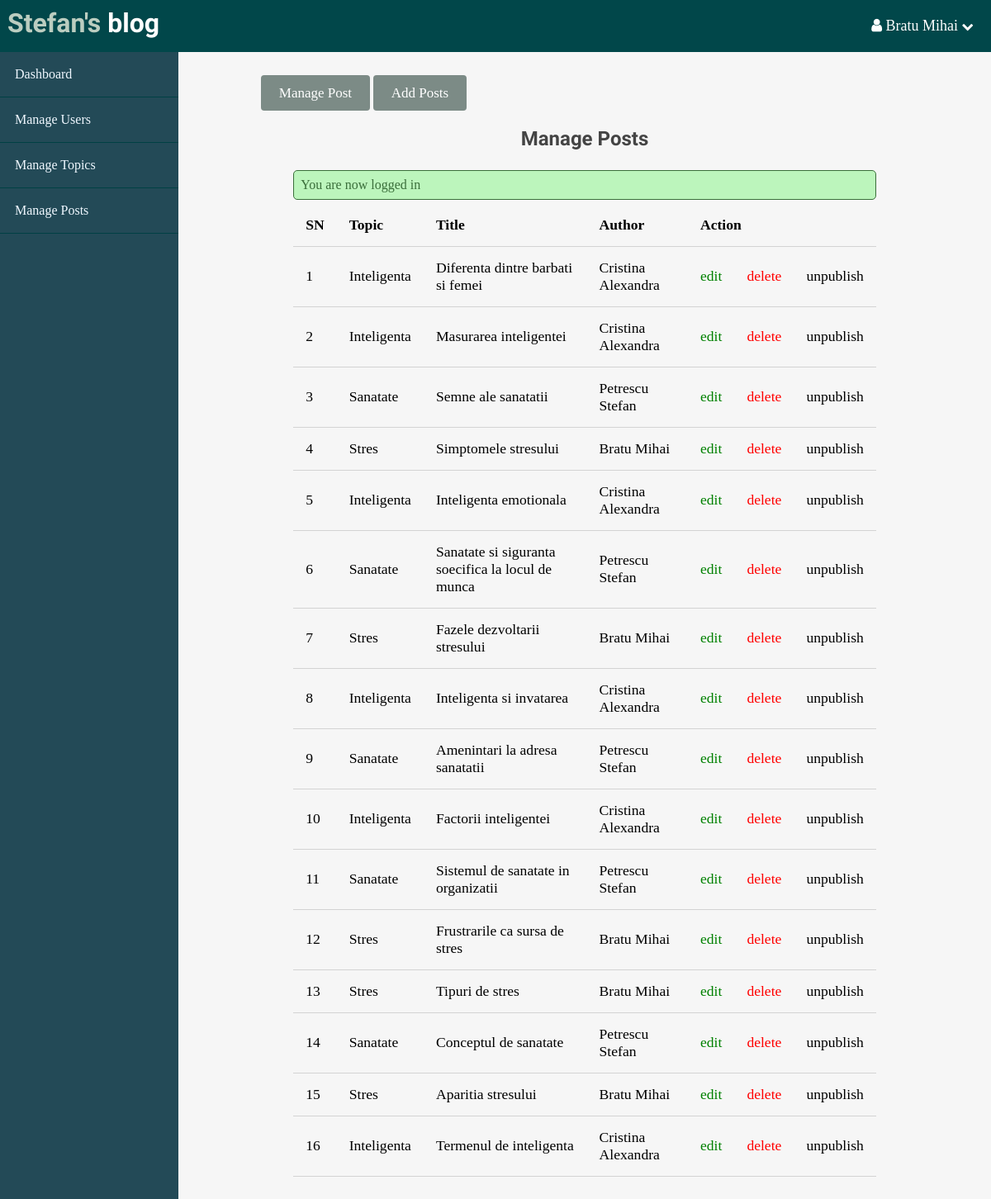
The page /admin/posts/index.php (signed in) on the database its author committed.
### tables this page shows
CREATE TABLE `posts` (
  `id` int(11) NOT NULL,
  `title` varchar(255) DEFAULT NULL,
  `body` text DEFAULT NULL,
  `image` varchar(255) DEFAULT NULL,
  `publish` tinyint(1) DEFAULT 1,
  `user_id` int(11) NOT NULL,
  `topic_id` int(11) NOT NULL,
  `created_at` timestamp NOT NULL DEFAULT current_timestamp()
);

CREATE TABLE `topics` (
  `id` int(11) NOT NULL,
  `name` varchar(255) DEFAULT NULL,
  `description` text DEFAULT NULL,
  `user_id` int(11) NOT NULL,
  `created_at` timestamp NOT NULL DEFAULT current_timestamp()
);

CREATE TABLE `users` (
  `id` int(11) NOT NULL,
  `name` varchar(255) DEFAULT NULL,
  `admin` tinyint(1) DEFAULT 1,
  `username` varchar(255) DEFAULT NULL,
  `email` varchar(255) DEFAULT NULL,
  `password` varchar(255) DEFAULT NULL,
  `created_at` timestamp NOT NULL DEFAULT current_timestamp()
);

### app/controllers/posts.php (called while the page is built, shortened)
<?php
    include(ROOT_PATH . '/app/database/db.php');
	$table = 'posts';
	$tablePosts = selectAll($table);
    $orderPost = orderTab($table,'created_at');

### app/database/db.php (called while the page is built, shortened)
<?php
    require('connect.php');
function executeQUERY($sql, $date) {
    global $conn;
    $stmt = $conn->prepare($sql);
    $values = array_values($date);
    $types = str_repeat('s', count($values));
    $stmt->bind_param($types, ...$values);
    $stmt->execute();
    return $stmt;
}
function selectAll($table, $conditions = []) {
    global $conn;
    $sql = "SELECT * FROM $table";
    if(empty($conditions)) {
        $stmt = $conn->prepare($sql);
        $stmt->execute();
        $records = $stmt->get_result()->fetch_all(MYSQLI_ASSOC);
        return $records;
    }
}
function selectOne($table, $conditions) {
    $sql = "SELECT * FROM $table";
    $i = 0;
    foreach($conditions as $key => $value) {
        if($i === 0) {
            $sql = $sql . " WHERE $key=?";
        } else {
            $sql = $sql . " AND $key=?";
        }
        $i++;
    }
    $sql = $sql . " LIMIT 1";
    $stmt = executeQUERY($sql, $conditions);
    $records = $stmt->get_result()->fetch_assoc();
    return $records;
}
function orderTab($table, $column) {
    global $conn;
    $sql = "SELECT * FROM $table ORDER BY $column DESC";
    $stmt = $conn->prepare($sql);
    $stmt->execute();
    $records = $stmt->get_result()->fetch_all(MYSQLI_ASSOC);
    return $records;
}

### admin/posts/index.php (the view, shortened to what this page needs)
<?php include(ROOT_PATH . '/app/controllers/posts.php'); ?>
<!DOCTYPE html>
<html>
<head>
    <link rel="stylesheet" href="../../assets/css/single.css">
    <link rel="stylesheet" href="../../assets/css/admin.css">
    <link href="https://stackpath.bootstrapcdn.com/font-awesome/4.7.0/css/font-awesome.min.css" rel="stylesheet">
</head>
<body>
        <?php include(ROOT_PATH . "/app/includes/adminHeader.php"); ?>
    <div id="admin-main">
            <?php include(ROOT_PATH . '/app/includes/adminSlidebar.php'); ?>
        <div class="admin-content">
            <div class="button-group">
                <a href="index.php" class="btn btn-big">Manage Post</a>
                <a href="create.php" class="btn btn-big">Add Posts</a>
            </div>
            <div class="content">
                <h2 class="page-title">Manage Posts</h2>
                <?php include(ROOT_PATH . "/app/includes/messager.php"); ?>
                <table>
                    <thead>
                        <th>SN</th>
                        <th>Topic</th>
                        <th>Title</th>
                        <th>Author</th>
                        <th colspan="3">Action</th>
                    </thead>
                    <tbody>
						<?php foreach($tablePosts as $key => $post): ?>
                            <?php $tabUser = selectOne('users', ['id' => $post['user_id']]); ?>
                            <?php $tabTopic = selectOne('topics', ['id' => $post['topic_id']]); ?>
							<tr>
								<td> <?php echo $key + 1; ?> </td>
								<td> <?php echo $tabTopic['name']?> </td>
								<td> <?php echo $post['title']?> </td>
								<td> <?php echo $tabUser['name']; ?> </td>
								<td><a href="edit.php?id=<?php echo $post['id']; ?>" class="edit">edit</a></td>
								<td><a href="edit.php?deleted-post=<?php echo $post['id'];?>" class="delete">delete</a></td>
                                <?php if ($post['publish']): ?>
                                    <td><a href="index.php?publish=0&p_id=<?php echo $post['id'] ?>" class="unpublish">unpublish</a></td>
                                <?php else: ?>
                                    <td><a href="index.php?publish=1&p_id=<?php echo $post['id'] ?>" class="publish">publish</a></td>
                                <?php endif; ?>
							</tr>
						<?php endforeach; ?>
                    </tbody>
                </table>
            </div>
        </div>
    </div>
</body>
</html>

### app/includes/adminHeader.php (shortened to what this page needs)
<header id="admin-header">
    <div class="logo">
        <a href="<?php echo BASE_URL . '/index.php'; ?>"><h1 class="logo-text"><span>Stefan's</span> blog</h1></a>
    </div>
    <ul>
        <li>
            <a href="#">
                <i class="fa fa-user"></i>
                <?php echo $_SESSION['name']; ?>
                <i class="fa fa-chevron-down" style="font-size: .8em;"></i>
            </a>
    </ul>
</header>

### app/includes/adminSlidebar.php
    <div class="admin-slidebar">
        <ul>
<li><a href="<?php echo BASE_URL . '/admin/dashboard.php';  ?>">Dashboard</a></li>
            <li><a href="<?php echo BASE_URL . '/admin/users/index.php';  ?>">Manage Users</a></li>
            <li><a href="<?php echo BASE_URL . '/admin/topics/index.php';  ?>">Manage Topics</a></li>
            <li><a href="<?php echo BASE_URL . '/admin/posts/index.php';  ?>">Manage Posts</a></li>
        </ul>
    </div>

### app/includes/messager.php (shortened to what this page needs)
<?php if(isset($_SESSION['message'])): ?>
	<div class="msg <?php echo $_SESSION['type']; ?>">
		<li><?php echo $_SESSION['message']; ?></li>
	</div>
<?php endif; ?>

### assets/css/single.css (style rules this page uses)
* { margin: 0px; padding: 0px; box-sizing: border-box; text-decoration: none; }
h1,h2,h3,h4,h5,h6 { font-family: 'Candal', serif; color: #444; margin: 5px 0px; }
a { text-decoration: none; color: inherit; }
.btn { padding: 8px 16px; background-color: #7C8B86; color: white; border: 1px solid transparent; border-radius: 4px; font-size: 17px; font-family: 'Lore', serif; cursor: pointer; }
.btn-big { padding: .7rem 1.3rem; line-height: 1.3rem; }
.msg { width: 100%; margin: 5px auto; padding: 8px; border-radius: 5px; list-style: none; }
.success { color: #3a6e3a; border: 1px solid #3a6e3a; background-color: #bcf5bc; }
html,body { width: 100%; padding: 0px; margin: 0px; height: 100%; }

### assets/css/admin.css (style rules this page uses)
#admin-header { width: 100%; background: #01474A; }
#admin-header * { color: white; }
#admin-header .logo { float: left; }
#admin-header .logo-text { margin: 9px; font-family: 'Candal', sans-serif; }
#admin-header .logo-text span { color: #BBCDC0; }
#admin-header ul { float: right; margin: 0; padding: 0; list-style: none; }
#admin-header ul li a { display: block; padding: 21px; font-size: 18px; text-decoration: none; }
#admin-header ul li { float: left; position: relative; }
#admin-main { width: 100%; height: calc(100% - 63px); }
#admin-main .admin-slidebar { width: 18%; height: 100%; background: #234a57; float: left; }
#admin-main .admin-slidebar ul { list-style: none; margin: 0px; padding: 0px; color: aliceblue; }
#admin-main .admin-slidebar ul li a { padding: 18px; display: block; border-bottom: 1px solid #004044; }
#admin-main .admin-content { width: 82%; height: 100%; float: left; padding: 40px 100px 100px; overflow-y: scroll; background: #f6f6f6; }
#admin-main .admin-content .content { width: 90%; margin: 30px auto 30px; }
#admin-main .admin-content .page-title { text-align: center; margin-bottom: 24px; }
table { width: 100%; border-collapse: collapse; font-size: 1.1rem; }
th, td { padding: 15px; text-align: left; border-bottom: 1px solid #d3d3d3; }
.edit { color: green; }
.delete { color: red; }

### rows shown on the page
posts: topic.name "Inteligenta", title "Diferenta dintre barbati si femei", user.name "Cristina Alexandra"
posts: topic.name "Inteligenta", title "Masurarea inteligentei", user.name "Cristina Alexandra"
posts: topic.name "Sanatate", title "Semne ale sanatatii", user.name "Petrescu Stefan"
posts: topic.name "Stres", title "Simptomele stresului", user.name "Bratu Mihai"
posts: topic.name "Inteligenta", title "Inteligenta emotionala", user.name "Cristina Alexandra"
posts: topic.name "Sanatate", title "Sanatate si siguranta soecifica la locul de munca", user.name "Petrescu Stefan"
posts: topic.name "Stres", title "Fazele dezvoltarii stresului", user.name "Bratu Mihai"
posts: topic.name "Inteligenta", title "Inteligenta si invatarea", user.name "Cristina Alexandra"
posts: topic.name "Sanatate", title "Amenintari la adresa sanatatii", user.name "Petrescu Stefan"
posts: topic.name "Inteligenta", title "Factorii inteligentei", user.name "Cristina Alexandra"
posts: topic.name "Sanatate", title "Sistemul de sanatate in organizatii", user.name "Petrescu Stefan"
posts: topic.name "Stres", title "Frustrarile ca sursa de stres", user.name "Bratu Mihai"
posts: topic.name "Stres", title "Tipuri de stres", user.name "Bratu Mihai"
posts: topic.name "Sanatate", title "Conceptul de sanatate", user.name "Petrescu Stefan"
posts: topic.name "Stres", title "Aparitia stresului", user.name "Bratu Mihai"
posts: topic.name "Inteligenta", title "Termenul de inteligenta", user.name "Cristina Alexandra"

### other values the page prints
$_SESSION['name'] "Bratu Mihai"
$_SESSION['message'] "You are now logged in"
